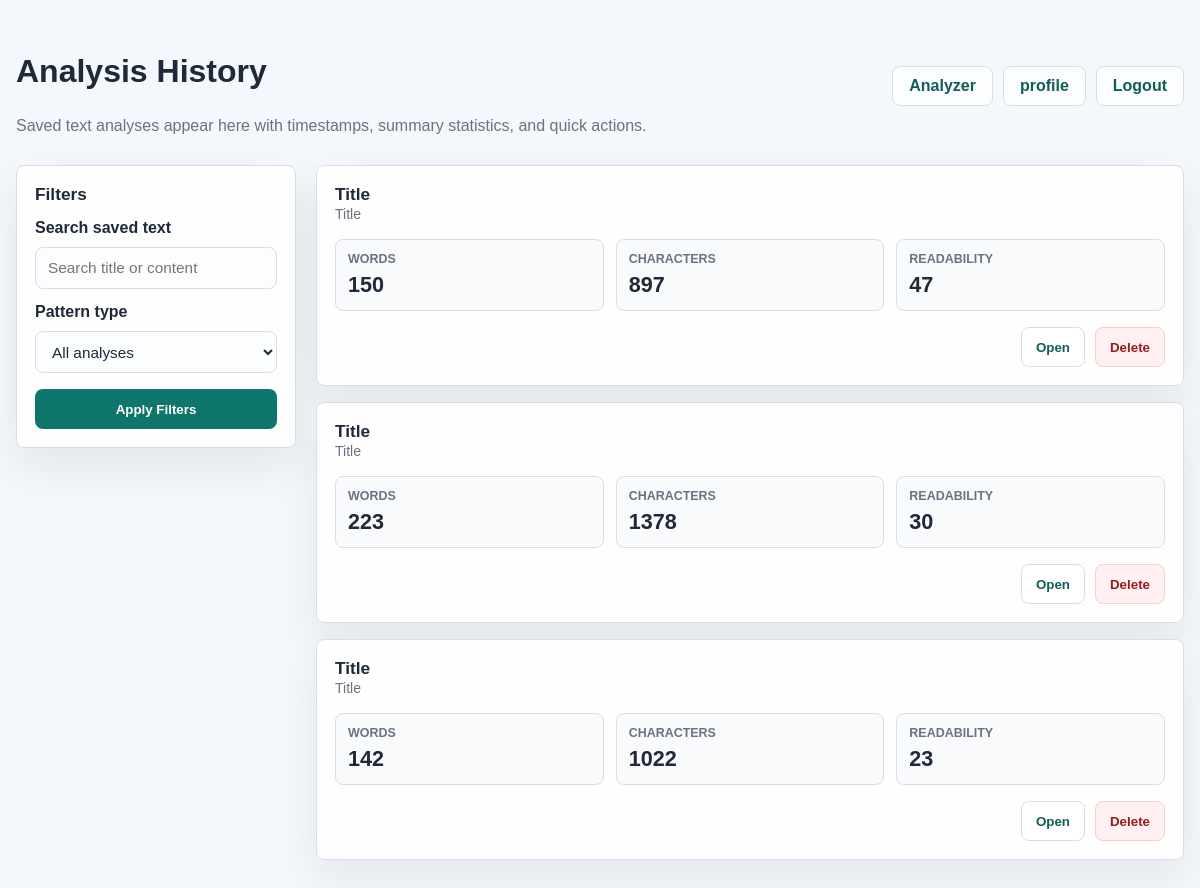
Before: /Text_Analyzer/history/ (signed in) with the older database file.
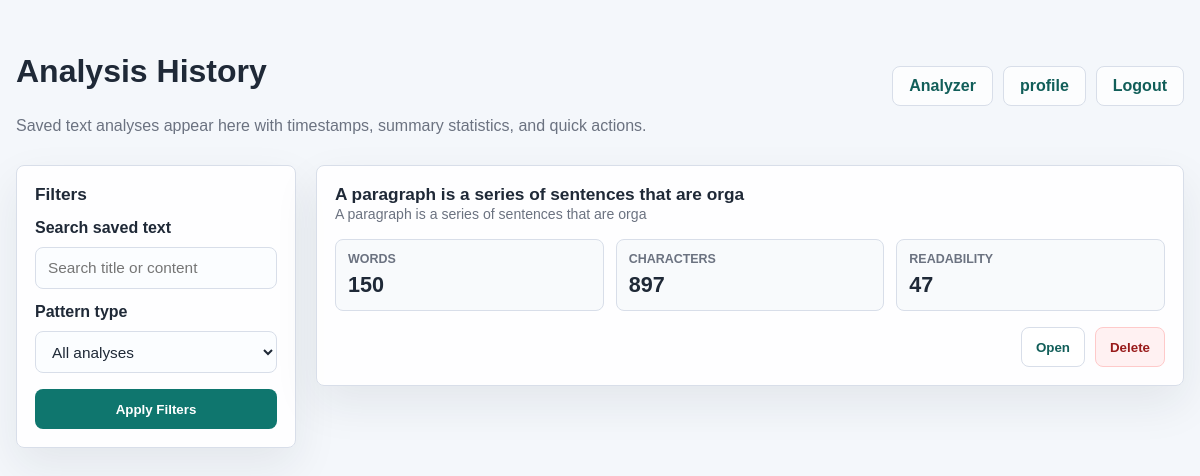
After: the same page with the newer database file.
### Text_Analyzer/models.py (models this page shows)
class AnalyzeSave(models.Model):
    Person = models.ForeignKey(User, on_delete=models.CASCADE)
    Title = models.TextField(max_length=100)
    orginal_text = models.TextField()
    updated_text = models.TextField()
    words_count  = models.IntegerField()
    sentence_count =  models.IntegerField()
    character_count =  models.IntegerField()
    paragraph_count =  models.IntegerField()
    readablity_score = models.IntegerField()
    reading_time = models.FloatField()
    Saving_date_time = models.DateTimeField(auto_now_add=True)

### Text_Analyzer/views.py (the view)
# urls.py: path("history/", views.History, name='history'),
def History(request):
    if request.user.is_authenticated:
        data = AnalyzeSave.objects.filter(Person = request.user)
        return render(request, 'Text_Analyzer/history.html', context={
            "User_history" : data
        })
    return render(request, 'Text_Analyzer/history.html')

### Text_Analyzer/templates/Text_Analyzer/history.html (shortened to what this page needs)
{% extends "Text_Analyzer/base.html" %}
{% block content %}
<body class="history-page">
    <main class="page">
        <header>
            <div>
                <h1>Analysis History</h1>
                <p class="intro">Saved text analyses appear here with timestamps, summary statistics, and quick actions.</p>
            </div>
            <nav>
                <a href="{% url 'TAnalyzer:home' %}">Analyzer</a>
                <a href="{% url 'TAnalyzer:profile' %}">profile</a>
                <a href="logout.html">Logout</a>
            </nav>
        </header>
        <section class="history-layout">
            <aside class="panel history-filter">
                <h2>Filters</h2>
                <label for="historySearch">Search saved text</label>
                <input id="historySearch" type="search" placeholder="Search title or content">
                <label for="patternType">Pattern type</label>
                <select id="patternType">
                    <option>All analyses</option>
                </select>
                <button type="button">Apply Filters</button>
            </aside>
            {% if  User_history %}
            <section class="history-list">
                {% for hist in User_history %}
                    <article class="panel history-card">
                        <div>
                            <h2>{{ hist.Title }}</h2>
                            <span>{{ hist.Title }}</span>
                        </div>
                        <dl class="metric-row">
                            <div>
                                <dt>Words</dt>
                                <dd>{{ hist.words_count }}</dd>
                            </div>
                            <div>
                                <dt>Characters</dt>
                                <dd>{{ hist.character_count }}</dd>
                            </div>
                            <div>
                                <dt>Readability</dt>
                                <dd>{{ hist.readablity_score }}</dd>
                            </div>
                        </dl>
                        <div class="card-actions">
                            <button type="button" class="secondary">Open</button>
                            <button type="button" onclick="window.location.href='{% url 'TAnalyzer:delete_analyze' hist.id %}'" class="danger">Delete</button>
                        </div>
                    </article>
                {% endfor %}
            </section>
            {% else %}
            <h3> No records aviable</h3>
            {% endif %}
        </section>
    </main>
</body>
{% endblock %}

Changed rows visible on the page:
removed AnalyzeSave: Title "Title", words_count "150", character_count "897", readablity_score "47"
removed AnalyzeSave: Title "Title", words_count "223", character_count "1378", readablity_score "30"
removed AnalyzeSave: Title "Title", words_count "142", character_count "1022", readablity_score "23"
added AnalyzeSave: Title "A paragraph is a series of sentences that are orga", words_count "150", character_count "897", readablity_score "47"
